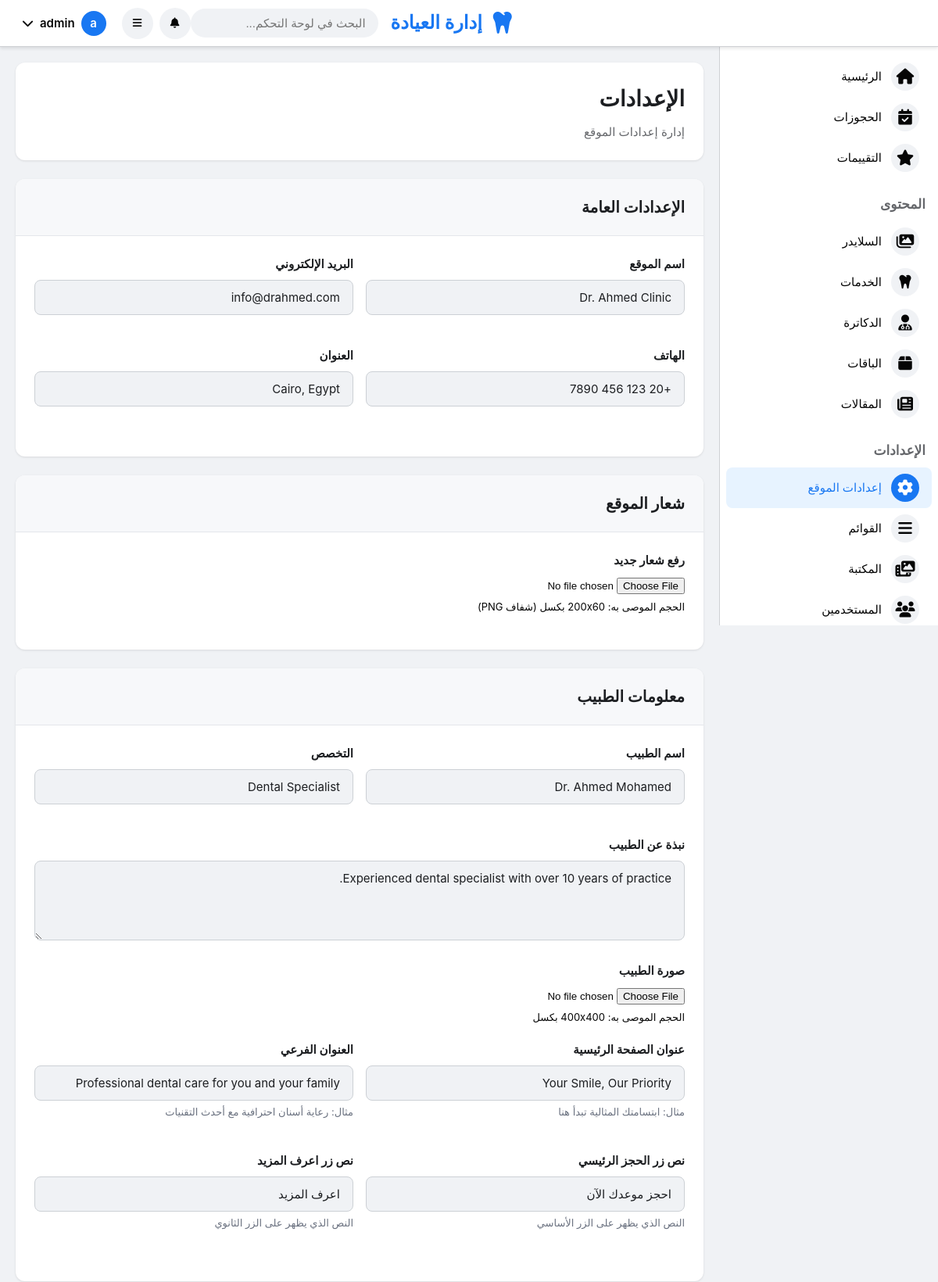
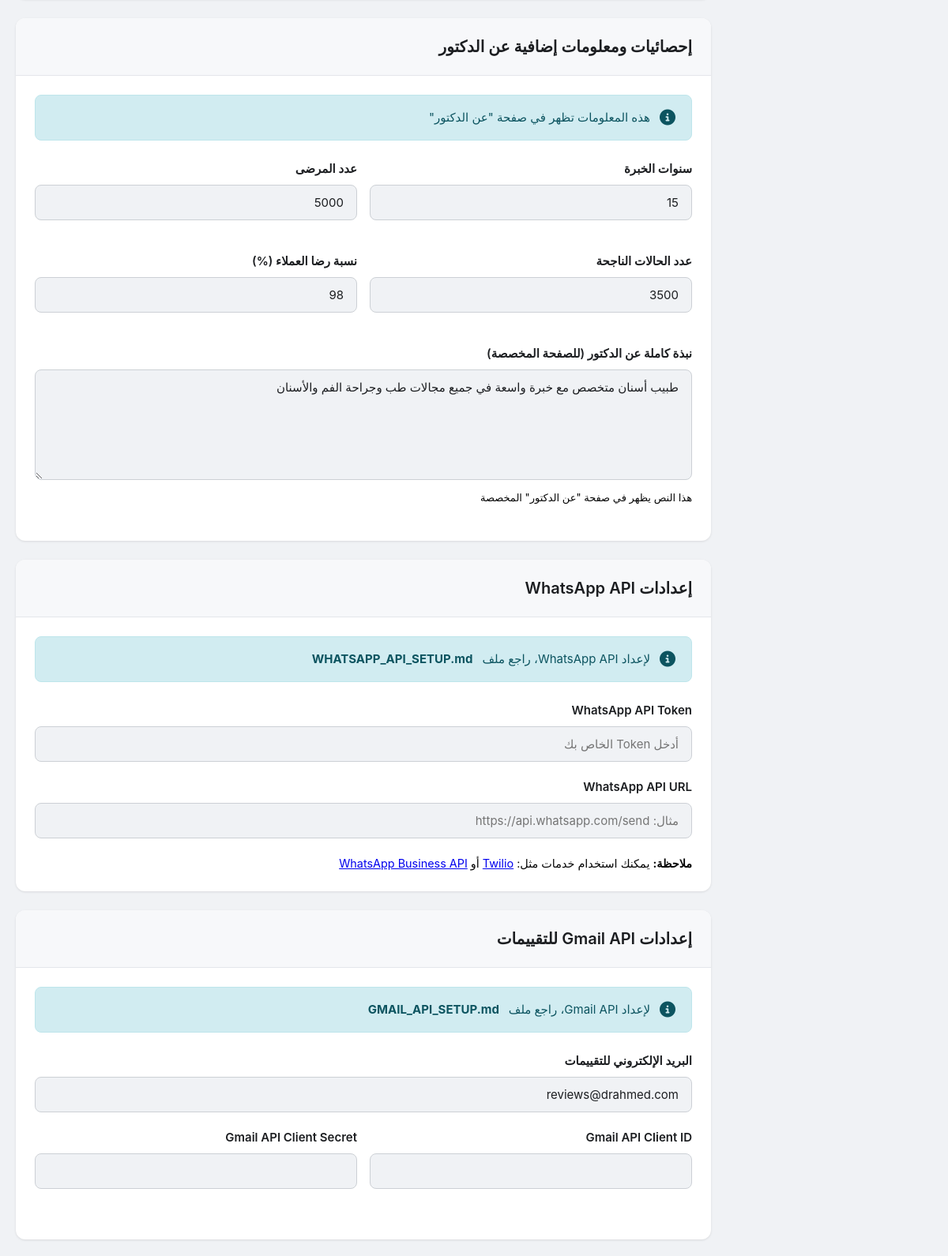
Screenshot of /admin/settings.php (signed in, upper part) with the database file from the repository (2 pictures, top to bottom).
### tables this page shows
CREATE TABLE IF NOT EXISTS `settings` (
    `id` INT PRIMARY KEY AUTO_INCREMENT,
    `setting_key` VARCHAR(100) NOT NULL UNIQUE,
    `setting_value` TEXT,
    `setting_type` VARCHAR(50) DEFAULT 'text',
    `created_at` TIMESTAMP DEFAULT CURRENT_TIMESTAMP,
    `updated_at` TIMESTAMP DEFAULT CURRENT_TIMESTAMP ON UPDATE CURRENT_TIMESTAMP
);

### includes/config.php (called while the page is built, shortened)
<?php
$conn = null;
try {
    $conn = new PDO(
        "mysql:host=" . DB_HOST . ";dbname=" . DB_NAME . ";charset=utf8mb4",
        DB_USER,
        DB_PASS,
        [
            PDO::ATTR_ERRMODE => PDO::ERRMODE_EXCEPTION,
            PDO::ATTR_DEFAULT_FETCH_MODE => PDO::FETCH_ASSOC,
            PDO::ATTR_EMULATE_PREPARES => false
        ]
    );
} catch(PDOException $e) {
    error_log("Database connection error: " . $e->getMessage());
    die("خطأ في الاتصال بقاعدة البيانات. يرجى التأكد من:<br>1. إنشاء قاعدة البيانات (u186120816_tantawy)<br>2. استيراد ملف database.sql<br>3. التحقق من بيانات الاتصال في includes/config.php<br>4. وضع كلمة مرور قاعدة البيانات في DB_PASS<br><br>Error: " . $e->getMessage());
}
function getSetting($key, $default = '') {
    global $conn;
    try {
        $stmt = $conn->prepare("SELECT setting_value FROM settings WHERE setting_key = ?");
        $stmt->execute([$key]);
        $result = $stmt->fetch();
        return $result ? $result['setting_value'] : $default;
    } catch(PDOException $e) {
        return $default;
    }
}

### admin/settings.php (the view, shortened to what this page needs)
<?php
include 'includes/header.php';
?>
<div class="page-header">
    <h1>الإعدادات</h1>
    <p>إدارة إعدادات الموقع</p>
</div>
<form method="POST" enctype="multipart/form-data">
    <div class="card">
        <div class="card-header">
            <h2>الإعدادات العامة</h2>
        </div>
        <div class="card-body">
            <div class="form-row">
                <div class="form-group">
                    <label>اسم الموقع</label>
                    <input type="text" name="site_name" value="<?php echo htmlspecialchars(getSetting('site_name')); ?>">
                </div>
                <div class="form-group">
                    <label>البريد الإلكتروني</label>
                    <input type="email" name="site_email" value="<?php echo htmlspecialchars(getSetting('site_email')); ?>">
                </div>
            </div>
            <div class="form-row">
                <div class="form-group">
                    <label>الهاتف</label>
                    <input type="text" name="site_phone" value="<?php echo htmlspecialchars(getSetting('site_phone')); ?>">
                </div>
                <div class="form-group">
                    <label>العنوان</label>
                    <input type="text" name="site_address" value="<?php echo htmlspecialchars(getSetting('site_address')); ?>">
                </div>
            </div>
        </div>
    </div>
    <div class="card">
        <div class="card-header">
            <h2>شعار الموقع</h2>
        </div>
        <div class="card-body">
            <div class="form-group">
                <label>رفع شعار جديد</label>
                <input type="file" name="site_logo" accept="image/*">
                <small style="color: var(--text-light); display: block; margin-top: 5px;">
                    الحجم الموصى به: 200x60 بكسل (شفاف PNG)
                </small>
            </div>
        </div>
    </div>
    <div class="card">
        <div class="card-header">
            <h2>معلومات الطبيب</h2>
        </div>
        <div class="card-body">
            <div class="form-row">
                <div class="form-group">
                    <label>اسم الطبيب</label>
                    <input type="text" name="doctor_name" value="<?php echo htmlspecialchars(getSetting('doctor_name')); ?>">
                </div>
                <div class="form-group">
                    <label>التخصص</label>
                    <input type="text" name="doctor_title" value="<?php echo htmlspecialchars(getSetting('doctor_title')); ?>">
                </div>
            </div>
            <div class="form-group">
                <label>نبذة عن الطبيب</label>
                <textarea name="doctor_bio" rows="4"><?php echo htmlspecialchars(getSetting('doctor_bio')); ?></textarea>
            </div>
            <div class="form-group">
                <label>صورة الطبيب</label>
                <input type="file" name="doctor_image" accept="image/*">
                <small style="color: var(--text-light); display: block; margin-top: 5px;">
                    الحجم الموصى به: 400x400 بكسل
                </small>
            </div>
            <div class="form-row">
                <div class="form-group">
                    <label>عنوان الصفحة الرئيسية</label>
                    <input type="text" name="hero_title" value="<?php echo htmlspecialchars(getSetting('hero_title')); ?>">
                    <small style="color: #6b7280;">مثال: ابتسامتك المثالية تبدأ هنا</small>
                </div>
                <div class="form-group">
                    <label>العنوان الفرعي</label>
                    <input type="text" name="hero_subtitle" value="<?php echo htmlspecialchars(getSetting('hero_subtitle')); ?>">
                    <small style="color: #6b7280;">مثال: رعاية أسنان احترافية مع أحدث التقنيات</small>
                </div>
            </div>
            <div class="form-row">
                <div class="form-group">
                    <label>نص زر الحجز الرئيسي</label>
                    <input type="text" name="hero_btn_primary" value="<?php echo htmlspecialchars(getSetting('hero_btn_primary', 'احجز موعدك الآن')); ?>">
                    <small style="color: #6b7280;">النص الذي يظهر على الزر الأساسي</small>
                </div>
                <div class="form-group">
                    <label>نص زر اعرف المزيد</label>
                    <input type="text" name="hero_btn_secondary" value="<?php echo htmlspecialchars(getSetting('hero_btn_secondary', 'اعرف المزيد')); ?>">
                    <small style="color: #6b7280;">النص الذي يظهر على الزر الثانوي</small>
                </div>
            </div>
        </div>
    </div>
    <div class="card">
        <div class="card-header">
            <h2>إحصائيات ومعلومات إضافية عن الدكتور</h2>
        </div>
        <div class="card-body">
            <div class="alert alert-info">
                <i class="fas fa-info-circle"></i>
                هذه المعلومات تظهر في صفحة "عن الدكتور"
            </div>
            <div class="form-row">
                <div class="form-group">
                    <label>سنوات الخبرة</label>
                    <input type="number" name="doctor_years_experience"
                           value="<?php echo htmlspecialchars(getSetting('doctor_years_experience', '15')); ?>"
                           placeholder="15">
                </div>
                <div class="form-group">
                    <label>عدد المرضى</label>
                    <input type="number" name="doctor_total_patients"
                           value="<?php echo htmlspecialchars(getSetting('doctor_total_patients', '5000')); ?>"
                           placeholder="5000">
                </div>
            </div>
            <div class="form-row">
                <div class="form-group">
                    <label>عدد الحالات الناجحة</label>
                    <input type="number" name="doctor_success_cases"
                           value="<?php echo htmlspecialchars(getSetting('doctor_success_cases', '3500')); ?>"
                           placeholder="3500">
                </div>
                <div class="form-group">
                    <label>نسبة رضا العملاء (%)</label>
                    <input type="number" name="doctor_satisfaction_rate"
                           value="<?php echo htmlspecialchars(getSetting('doctor_satisfaction_rate', '98')); ?>"
                           placeholder="98">
                </div>
            </div>
            <div class="form-group">
                <label>نبذة كاملة عن الدكتور (للصفحة المخصصة)</label>
                <textarea name="doctor_about_full" rows="6" class="tinymce-editor"><?php echo htmlspecialchars(getSetting('doctor_about_full', 'طبيب أسنان متخصص مع خبرة واسعة في جميع مجالات طب وجراحة الفم والأسنان. حاصل على شهادات دولية ومعتمد من أفضل الجامعات العالمية. يؤمن بأن الابتسامة الجميلة هي مفتاح الثقة بالنفس.')); ?></textarea>
                <small style="color: var(--text-light); display: block; margin-top: 5px;">
                    هذا النص يظهر في صفحة "عن الدكتور" المخصصة
                </small>
            </div>
        </div>
    </div>
    <div class="card">
        <div class="card-header">
            <h2>إعدادات WhatsApp API</h2>
        </div>
        <div class="card-body">
            <div class="alert alert-info">
                <i class="fas fa-info-circle"></i>
                لإعداد WhatsApp API، راجع ملف <strong>WHATSAPP_API_SETUP.md</strong>
            </div>
            <div class="form-group">
                <label>WhatsApp API Token</label>
                <input type="text" name="whatsapp_api_token" value="<?php echo htmlspecialchars(getSetting('whatsapp_api_token')); ?>" placeholder="أدخل Token الخاص بك">
            </div>
            <div class="form-group">
                <label>WhatsApp API URL</label>
                <input type="text" name="whatsapp_api_url" value="<?php echo htmlspecialchars(getSetting('whatsapp_api_url')); ?>" placeholder="مثال: https://api.whatsapp.com/send">
            </div>
            <p style="color: var(--text-light); font-size: 0.9rem;">
                <strong>ملاحظة:</strong> يمكنك استخدام خدمات مثل:
                <a href="https://www.twilio.com/whatsapp" target="_blank">Twilio</a> أو
                <a href="https://developers.facebook.com/docs/whatsapp" target="_blank">WhatsApp Business API</a>
            </p>
        </div>
    </div>
    <div class="card">
        <div class="card-header">
            <h2>إعدادات Gmail API للتقييمات</h2>
        </div>
        <div class="card-body">
            <div class="alert alert-info">
                <i class="fas fa-info-circle"></i>
                لإعداد Gmail API، راجع ملف <strong>GMAIL_API_SETUP.md</strong>
            </div>
            <div class="form-group">
                <label>البريد الإلكتروني للتقييمات</label>
                <input type="email" name="reviews_email" value="<?php echo htmlspecialchars(getSetting('reviews_email')); ?>">
            </div>
            <div class="form-row">
                <div class="form-group">
                    <label>Gmail API Client ID</label>
                    <input type="text" name="gmail_api_client_id" value="<?php echo htmlspecialchars(getSetting('gmail_api_client_id')); ?>">
                </div>
                <div class="form-group">
                    <label>Gmail API Client Secret</label>
                    <input type="text" name="gmail_api_client_secret" value="<?php echo htmlspecialchars(getSetting('gmail_api_client_secret')); ?>">
                </div>
            </div>
        </div>
    </div>
</form>
<?php include 'includes/footer.php'; ?>

### assets/css/admin-facebook.css (style rules this page uses)
:root { --fb-blue: #1877f2; --fb-blue-hover: #166fe5; --fb-blue-dark: #0a4baf; --fb-green: #42b72a; --fb-red: #f02849; --fb-gray: #f0f2f5; --fb-dark-gray: #65676b; --fb-border: #ced0d4; --fb-text: #050505; --fb-secondary-text: #65676b; --sidebar-width: 280px; --topbar-height: 60px; }
* { margin: 0; padding: 0; box-sizing: border-box; }
body { font-family: -apple-system, BlinkMacSystemFont, 'Segoe UI', Roboto, Helvetica, Arial, sans-serif; background: var(--fb-gray); color: var(--fb-text); font-size: 15px; line-height: 1.6; }

### assets/css/admin-pages.css (style rules this page uses)
.page-header { background: white; padding: 24px; border-radius: 12px; margin-bottom: 24px; box-shadow: 0 1px 3px rgba(0,0,0,0.1); }
.page-header h1 { font-size: 28px; font-weight: 700; color: #1c1e21; margin: 0 0 8px 0; }
.page-header p { color: #65676b; margin: 0; font-size: 15px; }
.card { background: white; border-radius: 12px; box-shadow: 0 1px 3px rgba(0,0,0,0.1); margin-bottom: 24px; overflow: hidden; }
.card-header { padding: 20px 24px; border-bottom: 1px solid #e4e6eb; background: #f7f8fa; }
.card-header h2 { font-size: 20px; font-weight: 600; color: #1c1e21; margin: 0; }
.card-body { padding: 24px; }
.form-group { margin-bottom: 20px; }
.form-group label { display: block; font-weight: 600; color: #1c1e21; margin-bottom: 8px; font-size: 15px; }
.form-group input[type="text"], .form-group input[type="email"], .form-group input[type="tel"], .form-group input[type="number"], .form-group input[type="date"], .form-group input[type="password"], .form-group select, .form-group textarea { width: 100%; padding: 12px 16px; border: 1px solid #ccd0d5; border-radius: 8px; font-size: 15px; color: #1c1e21; background: #f0f2f5; transition: all 0.2s; font-family: inherit; }
.form-group textarea { resize: vertical; min-height: 100px; }
.form-group small { display: block; color: #65676b; font-size: 13px; margin-top: 4px; }
.form-row { display: grid; grid-template-columns: repeat(auto-fit, minmax(200px, 1fr)); gap: 16px; margin-bottom: 20px; }
.alert { padding: 16px 20px; border-radius: 8px; margin-bottom: 24px; display: flex; align-items: center; gap: 12px; font-size: 15px; }
.alert i { font-size: 20px; }
.alert-info { background: #d1ecf1; color: #0c5460; border: 1px solid #bee5eb; }

### rows the page displays
settings: site_name "Dr. Ahmed Clinic"
settings: site_email "info@drahmed.com"
settings: site_phone "+20 123 456 7890"
settings: site_address "Cairo, Egypt"
settings: doctor_name "Dr. Ahmed Mohamed"
settings: doctor_title "Dental Specialist"
settings: doctor_bio "Experienced dental specialist with over 10 years of practice."
settings: hero_title "Your Smile, Our Priority"
settings: hero_subtitle "Professional dental care for you and your family"
settings: doctor_years_experience "15"
settings: doctor_total_patients "5000"
settings: doctor_success_cases "3500"
settings: doctor_about_full "طبيب أسنان متخصص مع خبرة واسعة في جميع مجالات طب وجراحة الفم والأسنان"
settings: reviews_email "reviews@drahmed.com"

### other values shown
$admin_initial "a"
$admin_username "admin"
